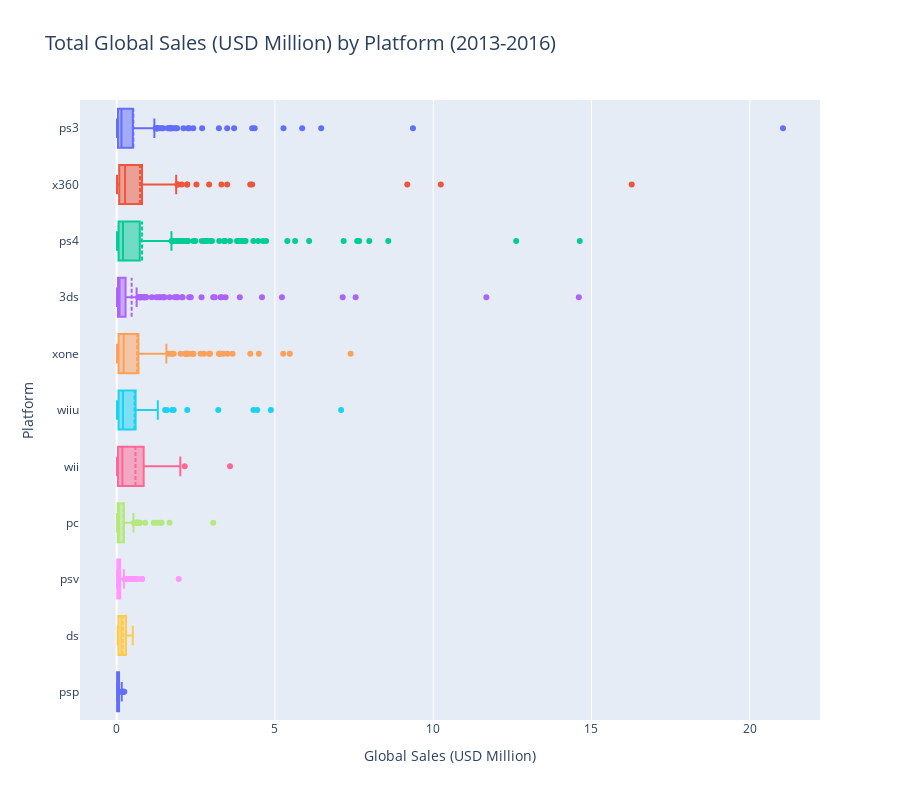

The notebook cell this image was saved under:
### Markdown cell above
#### Conclusion
The most popular platforms as the Playstation 3, Playstation 4, Xbox360 and Xbox One. It is clear to see in the histogram that the sales for the Playstation 3 & Xbox 360 are declining, while the sales for the Playstation 4 & Xbox One are on the rise. This leads me to believe that the Playstation 4 & Xbox One will be potentially profitable platforms for 2017.

### Code cell
# create boxplot of global sales for all platforms for filtered time period
box1 = px.box(filtered_df,x='tot_sales',y='platform',color='platform',
              title='Total Global Sales (USD Million) by Platform (2013-2016)',
              labels={'platform':'Platform','tot_sales':'Global Sales (USD Million)'})
box1.update_layout(title_font_size=20,height=800,boxgap=0.01,showlegend=False)
box1.update_traces(boxmean=True)
box1.show()

### Figure 1 — Plotly figure (JSON) as saved in the notebook; plotly's stock layout.template omitted (floating-point values rounded to 4 significant figures; data arrays with more than 128 entries replaced by an {"elided": "..."} marker saying what was removed)
{"data": [{"alignmentgroup": "True", "boxmean": true, "hovertemplate": "Platform=%{y}<br>Global Sales (USD Million)=%{x}<extra></extra>", "legendgroup": "ps3", "marker": {"color": "#636efa"}, "name": "ps3", "notched": false, "offsetgroup": "ps3", "orientation": "h", "showlegend": true, "type": "box", "x": {"elided": "345 float values"}, "x0": " ", "xaxis": "x", "y": {"elided": "345 str values"}, "y0": " ", "yaxis": "y"}, {"alignmentgroup": "True", "boxmean": true, "hovertemplate": "Platform=%{y}<br>Global Sales (USD Million)=%{x}<extra></extra>", "legendgroup": "x360", "marker": {"color": "#EF553B"}, "name": "x360", "notched": false, "offsetgroup": "x360", "orientation": "h", "showlegend": true, "type": "box", "x": {"elided": "186 float values"}, "x0": " ", "xaxis": "x", "y": {"elided": "186 str values"}, "y0": " ", "yaxis": "y"}, {"alignmentgroup": "True", "boxmean": true, "hovertemplate": "Platform=%{y}<br>Global Sales (USD Million)=%{x}<extra></extra>", "legendgroup": "ps4", "marker": {"color": "#00cc96"}, "name": "ps4", "notched": false, "offsetgroup": "ps4", "orientation": "h", "showlegend": true, "type": "box", "x": {"elided": "392 float values"}, "x0": " ", "xaxis": "x", "y": {"elided": "392 str values"}, "y0": " ", "yaxis": "y"}, {"alignmentgroup": "True", "boxmean": true, "hovertemplate": "Platform=%{y}<br>Global Sales (USD Million)=%{x}<extra></extra>", "legendgroup": "3ds", "marker": {"color": "#ab63fa"}, "name": "3ds", "notched": false, "offsetgroup": "3ds", "orientation": "h", "showlegend": true, "type": "box", "x": {"elided": "303 float values"}, "x0": " ", "xaxis": "x", "y": {"elided": "303 str values"}, "y0": " ", "yaxis": "y"}, {"alignmentgroup": "True", "boxmean": true, "hovertemplate": "Platform=%{y}<br>Global Sales (USD Million)=%{x}<extra></extra>", "legendgroup": "xone", "marker": {"color": "#FFA15A"}, "name": "xone", "notched": false, "offsetgroup": "xone", "orientation": "h", "showlegend": true, "type": "box", "x": {"elided": "247 float values"}, "x0": " ", "xaxis": "x", "y": {"elided": "247 str values"}, "y0": " ", "yaxis": "y"}, {"alignmentgroup": "True", "boxmean": true, "hovertemplate": "Platform=%{y}<br>Global Sales (USD Million)=%{x}<extra></extra>", "legendgroup": "wiiu", "marker": {"color": "#19d3f3"}, "name": "wiiu", "notched": false, "offsetgroup": "wiiu", "orientation": "h", "showlegend": true, "type": "box", "x": [7.09, 4.87, 4.44, 4.32, 3.21, 2.23, 1.8, 1.75, 1.58, 1.53, 1.3, 1.23, 1.19, 1.12, 1.1, 1.03, 1.01, 0.84, 0.84, 0.78, 0.76, 0.74, 0.73, 0.7, 0.67, 0.66, 0.65, 0.64, 0.6, 0.59, 0.58, 0.57, 0.53, 0.52, 0.51, 0.48, 0.46, 0.46, 0.44, 0.42, 0.42, 0.41, 0.4, 0.39, 0.38, 0.37, 0.35, 0.34, 0.31, 0.31, 0.29, 0.27, 0.27, 0.25, 0.24, 0.24, 0.22, 0.2, 0.19, 0.19, 0.18, 0.19, 0.19, 0.15, 0.13, 0.12, 0.12, 0.11, 0.11, 0.12, 0.11, 0.11, 0.1, 0.1, 0.1, 0.09, 0.1, 0.09, 0.09, 0.08, 0.09, 0.08, 0.07, 0.06, 0.06, 0.07, 0.06, 0.07, 0.05, 0.04, 0.05, 0.05, 0.05, 0.03, 0.03, 0.03, 0.03, 0.03, 0.03, 0.02, 0.02, 0.02, 0.02, 0.02, 0.02, 0.02, 0.02, 0.02, 0.01, 0.01, 0.01, 0.01, 0.01, 0.01, 0.01], "x0": " ", "xaxis": "x", "y": ["wiiu", "wiiu", "wiiu", "wiiu", "wiiu", "wiiu", "wiiu", "wiiu", "wiiu", "wiiu", "wiiu", "wiiu", "wiiu", "wiiu", "wiiu", "wiiu", "wiiu", "wiiu", "wiiu", "wiiu", "wiiu", "wiiu", "wiiu", "wiiu", "wiiu", "wiiu", "wiiu", "wiiu", "wiiu", "wiiu", "wiiu", "wiiu", "wiiu", "wiiu", "wiiu", "wiiu", "wiiu", "wiiu", "wiiu", "wiiu", "wiiu", "wiiu", "wiiu", "wiiu", "wiiu", "wiiu", "wiiu", "wiiu", "wiiu", "wiiu", "wiiu", "wiiu", "wiiu", "wiiu", "wiiu", "wiiu", "wiiu", "wiiu", "wiiu", "wiiu", "wiiu", "wiiu", "wiiu", "wiiu", "wiiu", "wiiu", "wiiu", "wiiu", "wiiu", "wiiu", "wiiu", "wiiu", "wiiu", "wiiu", "wiiu", "wiiu", "wiiu", "wiiu", "wiiu", "wiiu", "wiiu", "wiiu", "wiiu", "wiiu", "wiiu", "wiiu", "wiiu", "wiiu", "wiiu", "wiiu", "wiiu", "wiiu", "wiiu", "wiiu", "wiiu", "wiiu", "wiiu", "wiiu", "wiiu", "wiiu", "wiiu", "wiiu", "wiiu", "wiiu", "wiiu", "wiiu", "wiiu", "wiiu", "wiiu", "wiiu", "wiiu", "wiiu", "wiiu", "wiiu", "wiiu"], "y0": " ", "yaxis": "y"}, {"alignmentgroup": "True", "boxmean": true, "hovertemplate": "Platform=%{y}<br>Global Sales (USD Million)=%{x}<extra></extra>", "legendgroup": "wii", "marker": {"color": "#FF6692"}, "name": "wii", "notched": false, "offsetgroup": "wii", "orientation": "h", "showlegend": true, "type": "box", "x": [3.58, 2.15, 2.01, 1.6, 0.95, 0.95, 0.56, 0.38, 0.26, 0.23, 0.18, 0.18, 0.15, 0.14, 0.1, 0.06, 0.05, 0.04, 0.03, 0.03, 0.01, 0.01, 0.01], "x0": " ", "xaxis": "x", "y": ["wii", "wii", "wii", "wii", "wii", "wii", "wii", "wii", "wii", "wii", "wii", "wii", "wii", "wii", "wii", "wii", "wii", "wii", "wii", "wii", "wii", "wii", "wii"], "y0": " ", "yaxis": "y"}, {"alignmentgroup": "True", "boxmean": true, "hovertemplate": "Platform=%{y}<br>Global Sales (USD Million)=%{x}<extra></extra>", "legendgroup": "pc", "marker": {"color": "#B6E880"}, "name": "pc", "notched": false, "offsetgroup": "pc", "orientation": "h", "showlegend": true, "type": "box", "x": {"elided": "189 float values"}, "x0": " ", "xaxis": "x", "y": {"elided": "189 str values"}, "y0": " ", "yaxis": "y"}, {"alignmentgroup": "True", "boxmean": true, "hovertemplate": "Platform=%{y}<br>Global Sales (USD Million)=%{x}<extra></extra>", "legendgroup": "psv", "marker": {"color": "#FF97FF"}, "name": "psv", "notched": false, "offsetgroup": "psv", "orientation": "h", "showlegend": true, "type": "box", "x": {"elided": "358 float values"}, "x0": " ", "xaxis": "x", "y": {"elided": "358 str values"}, "y0": " ", "yaxis": "y"}, {"alignmentgroup": "True", "boxmean": true, "hovertemplate": "Platform=%{y}<br>Global Sales (USD Million)=%{x}<extra></extra>", "legendgroup": "ds", "marker": {"color": "#FECB52"}, "name": "ds", "notched": false, "offsetgroup": "ds", "orientation": "h", "showlegend": true, "type": "box", "x": [0.51, 0.38, 0.21, 0.18, 0.12, 0.08, 0.03, 0.03], "x0": " ", "xaxis": "x", "y": ["ds", "ds", "ds", "ds", "ds", "ds", "ds", "ds"], "y0": " ", "yaxis": "y"}, {"alignmentgroup": "True", "boxmean": true, "hovertemplate": "Platform=%{y}<br>Global Sales (USD Million)=%{x}<extra></extra>", "legendgroup": "psp", "marker": {"color": "#636efa"}, "name": "psp", "notched": false, "offsetgroup": "psp", "orientation": "h", "showlegend": true, "type": "box", "x": [0.24, 0.22, 0.2, 0.19, 0.18, 0.17, 0.16, 0.15, 0.13, 0.12, 0.12, 0.11, 0.1, 0.09, 0.09, 0.08, 0.08, 0.06, 0.05, 0.05, 0.05, 0.04, 0.04, 0.03, 0.03, 0.03, 0.03, 0.03, 0.03, 0.03, 0.02, 0.02, 0.02, 0.02, 0.02, 0.02, 0.02, 0.02, 0.02, 0.02, 0.02, 0.02, 0.02, 0.02, 0.02, 0.02, 0.02, 0.02, 0.02, 0.02, 0.01, 0.01, 0.01, 0.01, 0.01, 0.01, 0.01, 0.01, 0.01, 0.01, 0.01, 0.01, 0.01, 0.01, 0.01, 0.01, 0.01], "x0": " ", "xaxis": "x", "y": ["psp", "psp", "psp", "psp", "psp", "psp", "psp", "psp", "psp", "psp", "psp", "psp", "psp", "psp", "psp", "psp", "psp", "psp", "psp", "psp", "psp", "psp", "psp", "psp", "psp", "psp", "psp", "psp", "psp", "psp", "psp", "psp", "psp", "psp", "psp", "psp", "psp", "psp", "psp", "psp", "psp", "psp", "psp", "psp", "psp", "psp", "psp", "psp", "psp", "psp", "psp", "psp", "psp", "psp", "psp", "psp", "psp", "psp", "psp", "psp", "psp", "psp", "psp", "psp", "psp", "psp", "psp"], "y0": " ", "yaxis": "y"}], "layout": {"boxgap": 0.01, "boxmode": "overlay", "height": 800, "legend": {"title": {"text": "Platform"}, "tracegroupgap": 0}, "showlegend": false, "title": {"font": {"size": 20}, "text": "Total Global Sales (USD Million) by Platform (2013-2016)"}, "xaxis": {"anchor": "y", "domain": [0, 1], "title": {"text": "Global Sales (USD Million)"}}, "yaxis": {"anchor": "x", "categoryarray": ["psp", "ds", "psv", "pc", "wii", "wiiu", "xone", "3ds", "ps4", "x360", "ps3"], "categoryorder": "array", "domain": [0, 1], "title": {"text": "Platform"}}}}
